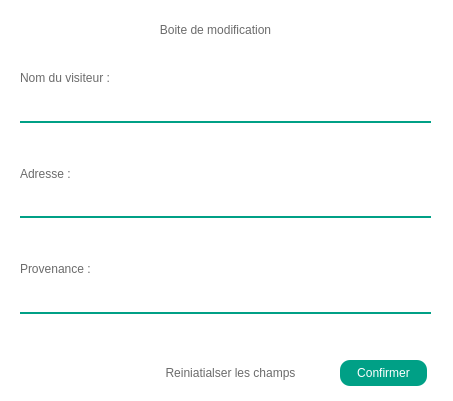
<?xml version="1.0" encoding="UTF-8"?>
<ui version="4.0">
 <class>updateVisiteurBox</class>
 <widget class="QDialog" name="updateVisiteurBox">
  <property name="geometry">
   <rect>
    <x>0</x>
    <y>0</y>
    <width>453</width>
    <height>401</height>
   </rect>
  </property>
  <property name="minimumSize">
   <size>
    <width>453</width>
    <height>401</height>
   </size>
  </property>
  <property name="maximumSize">
   <size>
    <width>453</width>
    <height>401</height>
   </size>
  </property>
  <property name="windowTitle">
   <string>Dialog</string>
  </property>
  <property name="styleSheet">
   <string notr="true">background-color: rgb(255, 255, 255);
color:#6b6b6b;
border:none;
border-radius:10px;</string>
  </property>
  <widget class="QLabel" name="label_4">
   <property name="geometry">
    <rect>
     <x>100</x>
     <y>20</y>
     <width>231</width>
     <height>20</height>
    </rect>
   </property>
   <property name="text">
    <string>&lt;html&gt;&lt;head/&gt;&lt;body&gt;&lt;p align=&quot;center&quot;&gt;Boite de modification&lt;/p&gt;&lt;/body&gt;&lt;/html&gt;</string>
   </property>
  </widget>
  <widget class="Line" name="line">
   <property name="geometry">
    <rect>
     <x>20</x>
     <y>40</y>
     <width>411</width>
     <height>20</height>
    </rect>
   </property>
   <property name="orientation">
    <enum>Qt::Horizontal</enum>
   </property>
  </widget>
  <widget class="QPushButton" name="Reset">
   <property name="geometry">
    <rect>
     <x>140</x>
     <y>360</y>
     <width>181</width>
     <height>26</height>
    </rect>
   </property>
   <property name="text">
    <string>Reiniatialser les champs</string>
   </property>
  </widget>
  <widget class="QWidget" name="verticalLayoutWidget">
   <property name="geometry">
    <rect>
     <x>20</x>
     <y>70</y>
     <width>411</width>
     <height>281</height>
    </rect>
   </property>
   <layout class="QVBoxLayout" name="verticalLayout">
    <item>
     <widget class="QLabel" name="label_2">
      <property name="text">
       <string>Nom du visiteur :</string>
      </property>
     </widget>
    </item>
    <item>
     <widget class="QLineEdit" name="nomVisiteurEdit">
      <property name="styleSheet">
       <string notr="true">border-top:none;
                  border-left:none;
                  border-right:none;
                  border-bottom:1.5px solid #00a086;
                  margin-bottom:15px;
                  padding-bottom:5px;
                  min-height:24px;
border-radius:0;</string>
      </property>
     </widget>
    </item>
    <item>
     <widget class="QLabel" name="messageNomVisiteur">
      <property name="styleSheet">
       <string notr="true">color: rgb(255, 0, 0);</string>
      </property>
      <property name="text">
       <string/>
      </property>
     </widget>
    </item>
    <item>
     <widget class="QLabel" name="label">
      <property name="text">
       <string>Adresse :</string>
      </property>
     </widget>
    </item>
    <item>
     <widget class="QLineEdit" name="adresseVisiteurEdit">
      <property name="styleSheet">
       <string notr="true">border-top:none;
                  border-left:none;
                  border-right:none;
                  border-bottom:1.5px solid #00a086;
                  margin-bottom:15px;
                  padding-bottom:5px;
                  min-height:24px;
border-radius:0;</string>
      </property>
     </widget>
    </item>
    <item>
     <widget class="QLabel" name="MsgAddresse">
      <property name="styleSheet">
       <string notr="true">color: rgb(255, 0, 0);</string>
      </property>
      <property name="text">
       <string/>
      </property>
     </widget>
    </item>
    <item>
     <widget class="QLabel" name="label_3">
      <property name="text">
       <string>Provenance :</string>
      </property>
     </widget>
    </item>
    <item>
     <widget class="QLineEdit" name="provenance">
      <property name="styleSheet">
       <string notr="true">border-top:none;
                  border-left:none;
                  border-right:none;
                  border-bottom:1.5px solid #00a086;
                  margin-bottom:15px;
                  padding-bottom:5px;
                  min-height:24px;
border-radius:0;</string>
      </property>
     </widget>
    </item>
    <item>
     <widget class="QLabel" name="MsgProvenance">
      <property name="styleSheet">
       <string notr="true">color: rgb(255, 0, 0);</string>
      </property>
      <property name="text">
       <string/>
      </property>
     </widget>
    </item>
   </layout>
  </widget>
  <widget class="QPushButton" name="confirmUpdateSiteBtn">
   <property name="geometry">
    <rect>
     <x>340</x>
     <y>360</y>
     <width>87</width>
     <height>26</height>
    </rect>
   </property>
   <property name="styleSheet">
    <string notr="true">background-color:#00A086;
color: rgb(255, 255, 255);</string>
   </property>
   <property name="text">
    <string>Confirmer</string>
   </property>
  </widget>
 </widget>
 <resources/>
 <connections/>
</ui>
